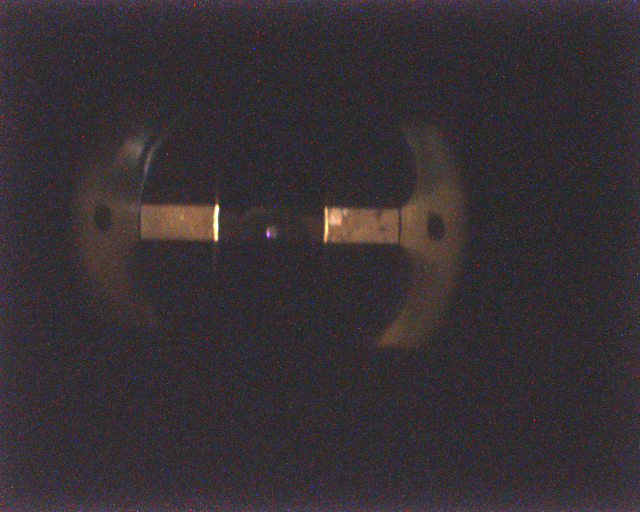
#> input picture samples/examples/WTE2-2016-09-13-102234.png, 1280 x 1024 px (shown at 1/2 size)
$ python imagetest.py   (older library calls are emulated)
#> lines starting #> are read from the running program, lines starting #| are printed output that depends on the picture; after the words box and inside, x2 and y2 are one past the last pixel; in counts of white or black regions, pixels touching at a corner belong together
import numpy as np
import cv2


# Capture image
images = []
# images.append(cv2.imread('samples/examples/Gold_bullet+uvlamp_aligngold_alignlampvertical15290049-2016-07-19-101     444.png.png'))
# images.append(cv2.imread('samples/examples/LiFeAsZn_aligned.png'))
images.append(cv2.imread('samples/examples/WTE2-2016-09-13-102234.png'))
# [8 lines of commented-out code are left out]

img = np.hstack(tuple(images))
#> img is the input picture: shape (1024, 1280, 3); mean B, G, R 51, 47.3, 53.7


# Our operations on the frame come here
grey = cv2.cvtColor(img, cv2.COLOR_BGR2GRAY)
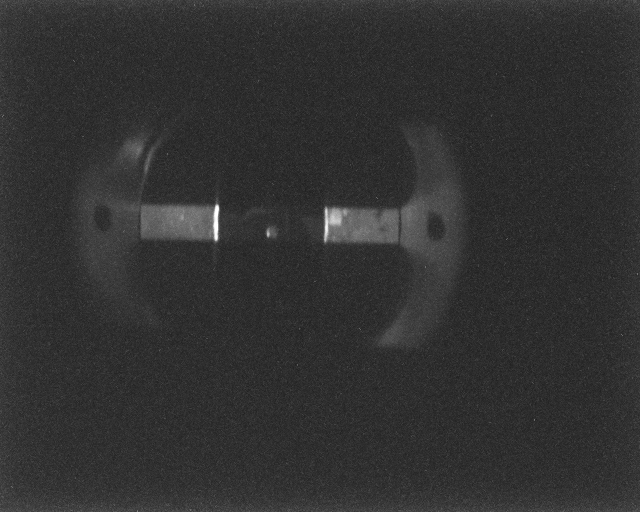
#> grey: shape (1024, 1280) (shown at 1/2 size); min 28, max 255, mean 49.6
grey = cv2.medianBlur(grey, 9)

ret, thresh = cv2.threshold(grey, 60, 255, cv2.THRESH_BINARY)
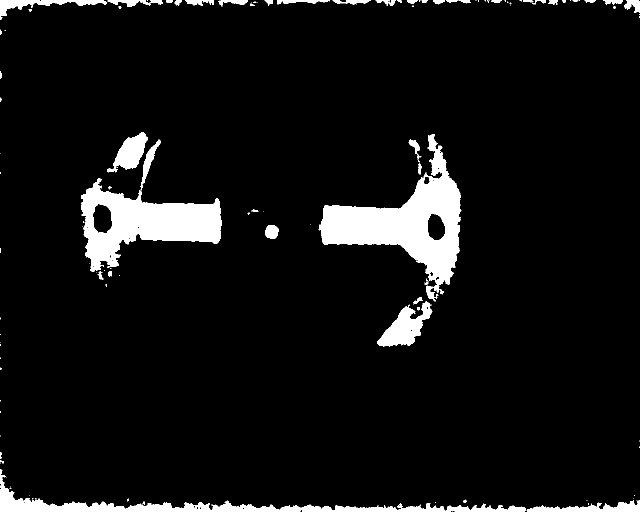
#> thresh: shape (1024, 1280) (shown at 1/2 size); 6.9% white; 153 white regions (96 under 20 px)
cv2.imshow('thresh', thresh)

# thresh = cv2.adaptiveThreshold(grey, 255, cv2.ADAPTIVE_THRESH_MEAN_C, cv2.THRESH_BINARY, 9, -3)

image, contours, hierarchy = cv2.findContours(thresh,cv2.RETR_TREE,cv2.CHAIN_APPROX_SIMPLE)
#> contours = 210 contours, 159 with area under 20; largest, box (x1, y1, x2, y2) and area: (637, 268, 923, 603) 32783, (162, 357, 443, 544) 25547, (0, 938, 1053, 1024) 12722, (755, 602, 865, 693) 4417, (214, 265, 295, 345) 2964

matches = []
sides = []

for cnt in contours:

    area = cv2.contourArea(cnt)
    # print(area)

    if(area > 100 and area < 1000):
        x, y, w, h = cv2.boundingRect(cnt)
        aspect_ratio = float(w) / h
        # print(aspect_ratio)

        diff_to_square = abs(aspect_ratio - 1)

        if(diff_to_square < 0.5):
            matches.append(cnt)
    elif (area > 12000):
        image = cv2.drawContours(image, [cnt], 0, (255, 255, 255), 3)
        sides.append(cnt)
#> this loop made 210 passes
#> (area, x, y, w, h, aspect_ratio, diff_to_square) on passes 85, 119, 120, 133, 164, 165, 187, 195, 197, 200, 202, 207: (558, 530, 450, 28, 28, 1, 0), (251.5, 817, 279, 23, 28, 0.821, 0.179), (867.5, 281, 279, 41, 102, 0.402, 0.598), (166.5, 845, 352, 16, 19, 0.842, 0.158), (452, 1248, 0, 32, 26, 1.23, 0.231), (187.5, 1211, 0, 34, 9, 3.78, 2.78), (114.5, 866, 0, 23, 9, 2.56, 1.56), (324, 665, 0, 77, 9, 8.56, 7.56), (380.5, 554, 0, 95, 9, 10.56, 9.56), (319, 437, 0, 59, 13, 4.54, 3.54), (227.5, 371, 0, 34, 12, 2.83, 1.83), (607.5, 215, 0, 110, 14, 7.86, 6.86)
#> area on passes 7, 11, 24, 32, 41, 57: 38, 2346, 12722.5, 26, 21, 4417
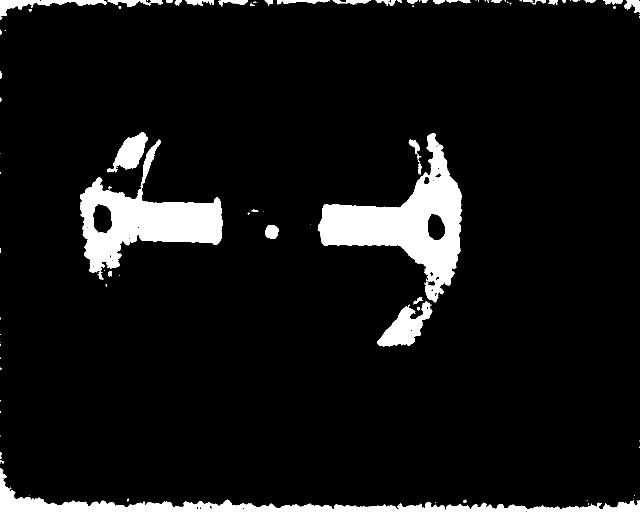
#> image: shape (1024, 1280) (shown at 1/2 size); 7.5% white; 125 white regions (74 under 20 px)
#> after the loop, matches = 4 contours; box (x1, y1, x2, y2) and area: (530, 450, 558, 478) 558, (1248, 0, 1280, 26) 452, (817, 279, 840, 307) 252, (845, 352, 861, 371) 166; sides = 3 contours; box (x1, y1, x2, y2) and area: (637, 268, 923, 603) 32783, (162, 357, 443, 544) 25547, (0, 938, 1053, 1024) 12722


if len(sides) == 2:
    x1,y1,w1,h1 = cv2.boundingRect(sides[0])
    x2,y2,w2,h2 = cv2.boundingRect(sides[1])

    # print(x1)
    # print(x2)

    for cnt in matches:
        x, y, w, h = cv2.boundingRect(cnt)
        # print(x)
        if (x1 < x2 and x1 <= x <= x2) or (x2 < x1 and x2 <= x <= x1):
            image = cv2.drawContours(image, [cnt], 0, (255, 255, 255), 3)
            img = cv2.rectangle(img, (x, y), (x + w, y + h), (0, 255, 0), 2)

else:
    for cnt in matches:
        x, y, w, h = cv2.boundingRect(cnt)

        image = cv2.drawContours(image, [cnt], 0, (255, 255, 255), 3)
        img = cv2.rectangle(img, (x, y), (x + w, y + h), (0, 255, 0), 2)
#> this loop made 4 passes
#> (x, y, w, h) on passes 1 to 4: (530, 450, 28, 28), (817, 279, 23, 28), (845, 352, 16, 19), (1248, 0, 32, 26)
#> image: shape (1024, 1280); 7.5% white; 123 white regions (73 under 20 px), largest, box (x1, y1, x2, y2) and area: (635, 266, 925, 605) 34607, (160, 279, 445, 559) 27431, (0, 936, 1280, 1024) 19508
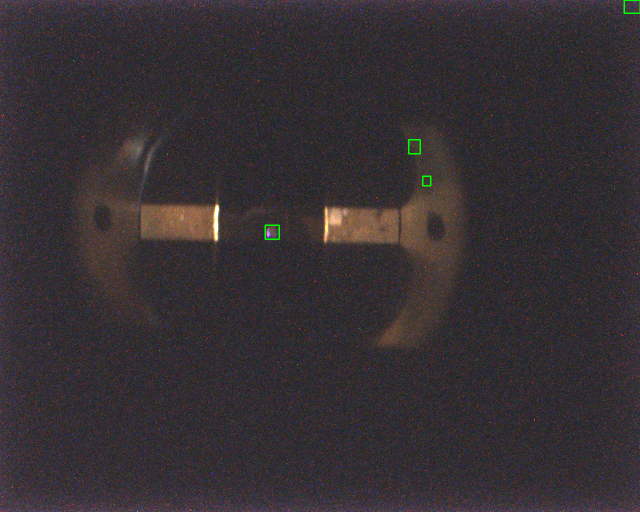
#> img: shape (1024, 1280, 3) (shown at 1/2 size); mean B, G, R 50.9, 47.4, 53.7


# Display the resulting frame
cv2.imshow('img', img)
cv2.imshow('contour', thresh)

cv2.imwrite('samples/examples/sample_demo.png', img)

k = cv2.waitKey(0)
#> (key Esc is pressed here)

if k==27:
    cv2.destroyAllWindows()
